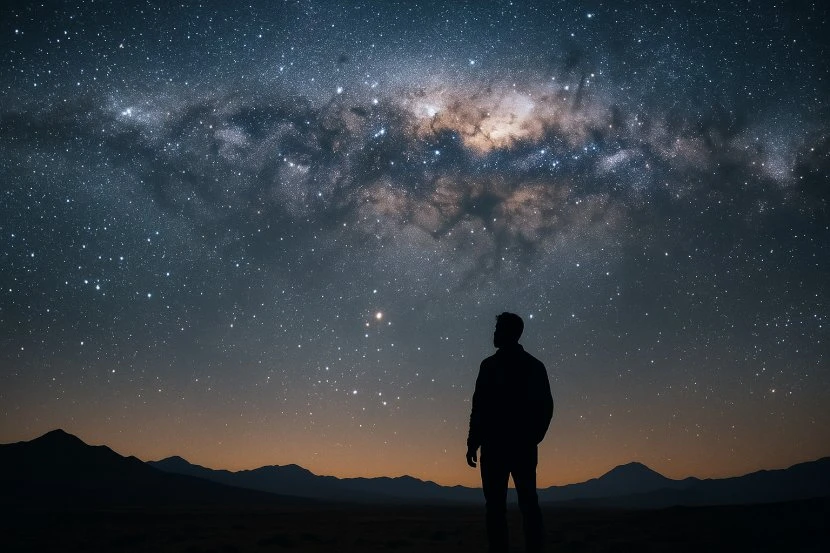
#> input picture video/art/stargazer/source.webp, 830 x 553 px
$ python pixelate.py art/stargazer/source.webp art/stargazer/source.webp 1.0
#> lines starting #> are read from the running program, lines starting #| are printed output that depends on the picture; after the words box and inside, x2 and y2 are one past the last pixel; in counts of white or black regions, pixels touching at a corner belong together
"""Turn a photo into clean pixel-art layers for animation.
usage: python3 pixelate.py source.webp outdir [man_center_x]
writes: sky.png (wide, palette-limited, stars removed), fg.png (crisp silhouette), stars.json (star positions to redraw and twinkle)"""
import sys, json, numpy as np, cv2
from PIL import Image
src, out = sys.argv[1], sys.argv[2]
im = np.array(Image.open(src).convert("RGB")); H, W = im.shape[:2]
#> further down, im is the input picture: shape (553, 830, 3); mean R, G, B 55.4, 62.4, 68.8
#> after `H, W = im.shape[:2]`: H = 553; W = 830
GH, GW = 480, 270; sc = GH / H
#> after `sc = GH / H`: sc = 0.868
cxm = float(sys.argv[3]) if len(sys.argv) > 3 else W / 2
#> cxm = 1
lum = im.astype(np.float32).mean(2)
# foreground = dark areas connected to the bottom edge: near (ground, person) and far (hazy mountains)
def bottom_connected(th):
#> called with th = 22
    d = (cv2.GaussianBlur(lum, (0, 0), 1.2) < th).astype(np.uint8)
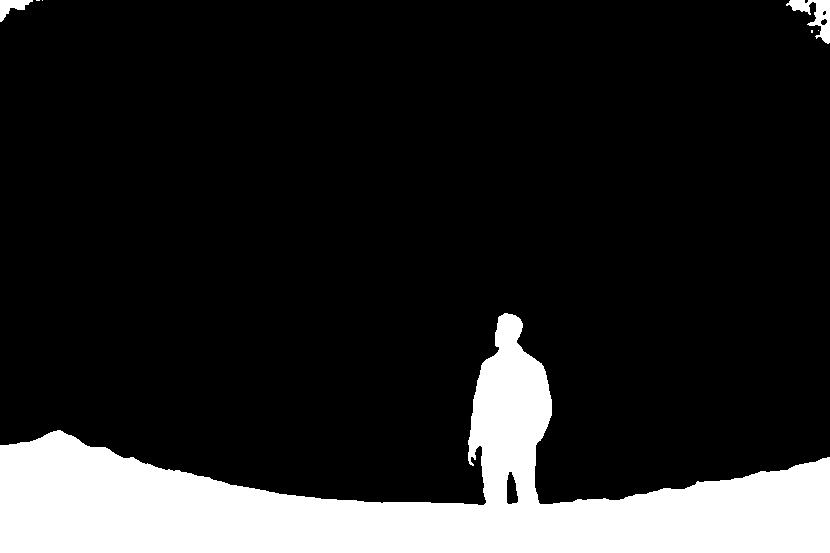
#> d: shape (553, 830); values 0 (black) and 1 (white), 15.3% white; 7 white regions (4 under 20 px), largest, box (x1, y1, x2, y2) and area: (0, 313, 830, 553) 69263, (786, 0, 830, 44) 766, (0, 0, 33, 22) 340
    n, lab = cv2.connectedComponents(d); keep = np.unique(lab[H - 2, :]); keep = keep[keep > 0]
#> after `n, lab = cv2.connectedComponents(d)`:
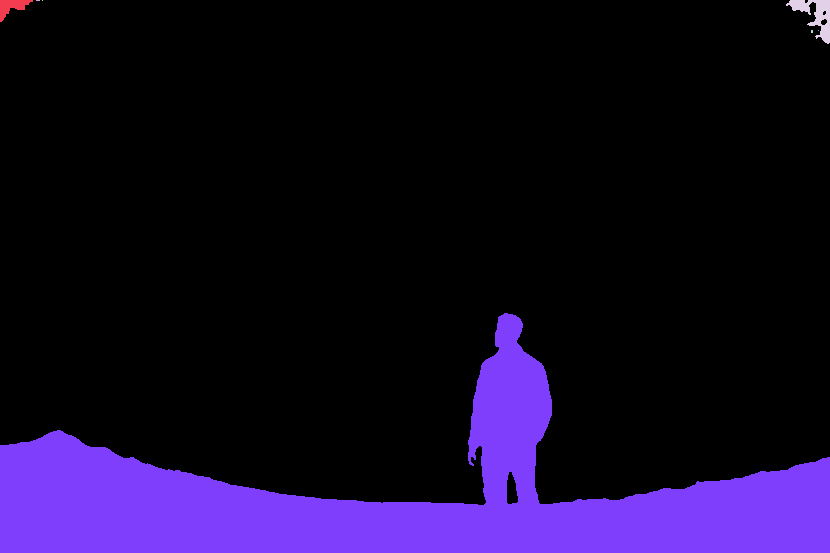
#> lab: shape (553, 830) int32; 8 distinct labels, from 0 to 7; one colour per label, 0 black
#> after `n, lab = cv2.connectedComponents(d)`: n = 8
#> after `keep = np.unique(lab[H - 2, :])`: keep = [7]
    return cv2.morphologyEx(np.isin(lab, keep).astype(np.uint8), cv2.MORPH_CLOSE, np.ones((5, 5), np.uint8))
#> returned value: shape (553, 830); values 0 (black) and 1 (white), 15.1% white; 1 white region, box (x1, y1, x2, y2) and area: (0, 313, 830, 553) 69324
near = bottom_connected(22); fg = bottom_connected(46); fg[: int(H * .6)] = near[: int(H * .6)]
#> call 2 of bottom_connected, with th = 46
#> in bottom_connected (call 2), `d = (cv2.GaussianBlur(lum, (0, 0), 1.2) < th).astype(np.uint8)`: d: shape (553, 830); values 0 (black) and 1 (white), 27.4% white; 60 white regions (44 under 20 px), largest, box (x1, y1, x2, y2) and area: (0, 312, 830, 553) 79612, (535, 0, 830, 139) 18608, (702, 135, 830, 323) 12200
#> in bottom_connected (call 2), `n, lab = cv2.connectedComponents(d)`:
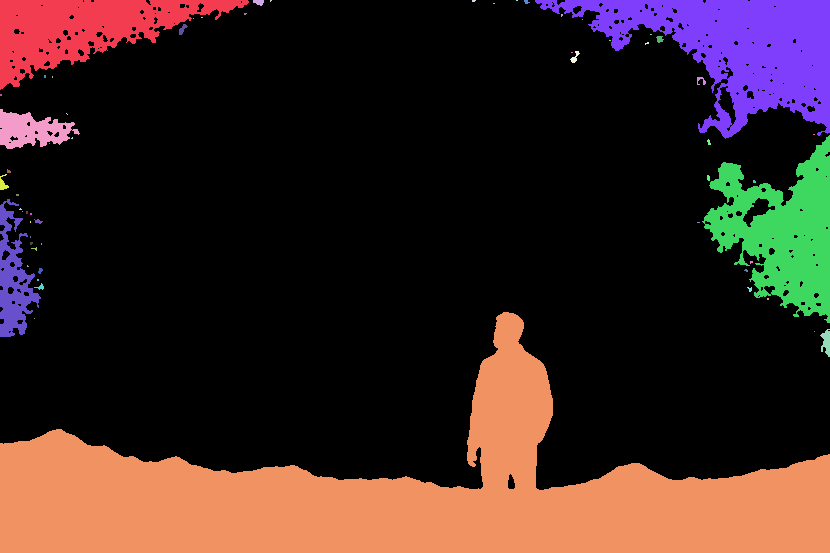
#> lab: shape (553, 830) int32; 61 distinct labels, from 0 to 60; one colour per label, 0 black
#> in bottom_connected (call 2), `n, lab = cv2.connectedComponents(d)`: n = 61
#> in bottom_connected (call 2), `keep = np.unique(lab[H - 2, :])`: keep = [57]
#> in bottom_connected (call 2), `return cv2.morphologyEx(np.isin(lab, keep).astype(np.uint8), cv2.MORPH..`: returned value: shape (553, 830); values 0 (black) and 1 (white), 17.4% white; 1 white region, box (x1, y1, x2, y2) and area: (0, 312, 830, 553) 79699
#> after `fg[:int(H * 0.6)] = near[:int(H * 0.6)]`: fg: shape (553, 830); values 0 (black) and 1 (white), 17.3% white; 1 white region, box (x1, y1, x2, y2) and area: (0, 313, 830, 553) 79629
# sky without the foreground and without stars
sky = cv2.inpaint(im, cv2.dilate(fg, np.ones((9, 9), np.uint8)), 7, cv2.INPAINT_TELEA)
smooth = cv2.medianBlur(sky, 5); smooth = cv2.bilateralFilter(smooth, 7, 40, 5)
# stars = bright points above the smooth sky
diff = sky.astype(np.float32).max(2) - smooth.astype(np.float32).max(2); diff[fg > 0] = 0
#> after `diff[fg > 0] = 0`: diff: shape (553, 830) float32; min -64, max 202, mean 1
peak = (diff == cv2.dilate(diff, np.ones((3, 3), np.float32))) & (diff > 26)
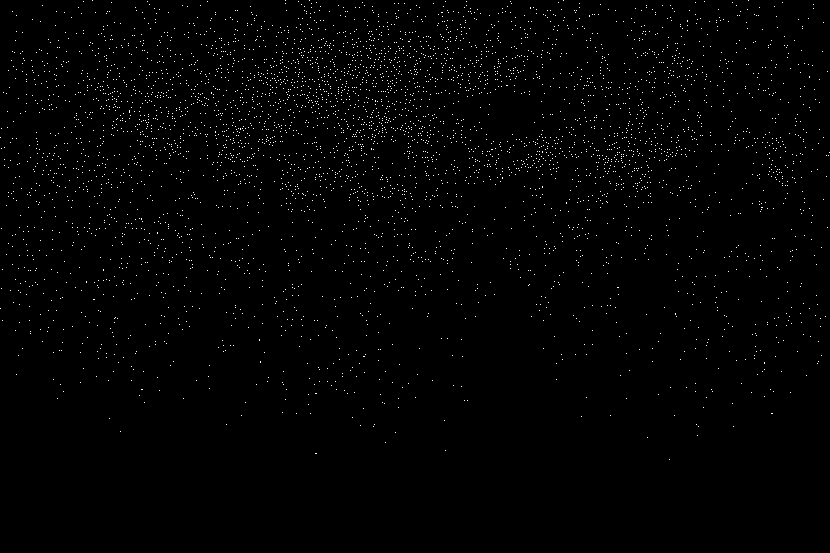
#> peak: shape (553, 830) bool; 1.1% white in thin lines or dots, all inside (x1, y1, x2, y2) = (0, 0, 830, 460)
ys, xs = np.nonzero(peak); order = np.argsort(-diff[ys, xs])[:2600]
#> after `ys, xs = np.nonzero(peak)`: ys = 4895 values from 0 to 459; xs = 4895 values, max 829 at index 2918, min 0 at index 2538, mean 388.8
#> after `order = np.argsort(-diff[ys, xs])[:2600]`: order = 2600 values, max 4891 at index 2256, min 0 at index 356, mean 2499.1
stars = [[round(float(xs[i] * sc), 1), round(float(ys[i] * sc), 1), round(float(min(1, diff[ys[i], xs[i]] / 150)), 2), [int(v) for v in sky[ys[i], xs[i]]]] for i in order]
#> stars = 2600 items
# pixel grid + limited palette with ordered dithering
small = cv2.resize(smooth, (round(W * sc), GH), interpolation=cv2.INTER_AREA).astype(np.float32)
hsv = cv2.cvtColor(np.clip(small, 0, 255).astype(np.uint8), cv2.COLOR_RGB2HSV).astype(np.float32)
hsv[..., 1] = np.clip(hsv[..., 1] * 1.55 + 8, 0, 255)                 # richer colour
v = hsv[..., 2] / 255; hsv[..., 2] = np.clip((v ** 1.0) * 1.2 - .06, 0, 1) * 255   # deeper darks, brighter core
#> after `v = hsv[..., 2] / 255`:
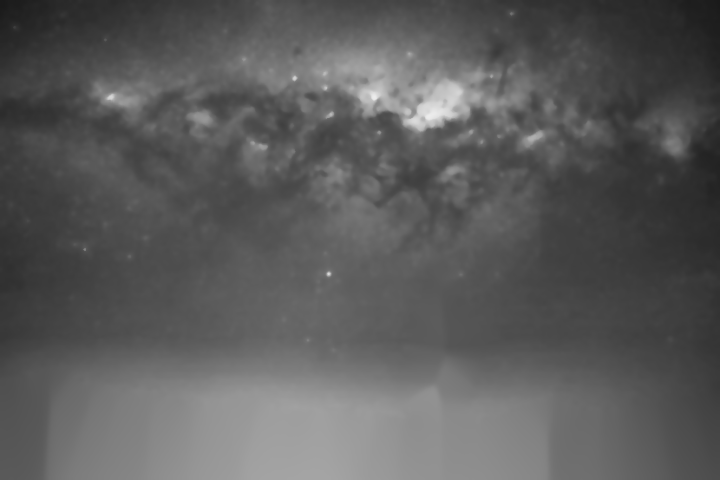
#> v: shape (480, 720) float32; min 0.102, max 0.925, mean 0.357
small = cv2.cvtColor(hsv.astype(np.uint8), cv2.COLOR_HSV2RGB).astype(np.float32)
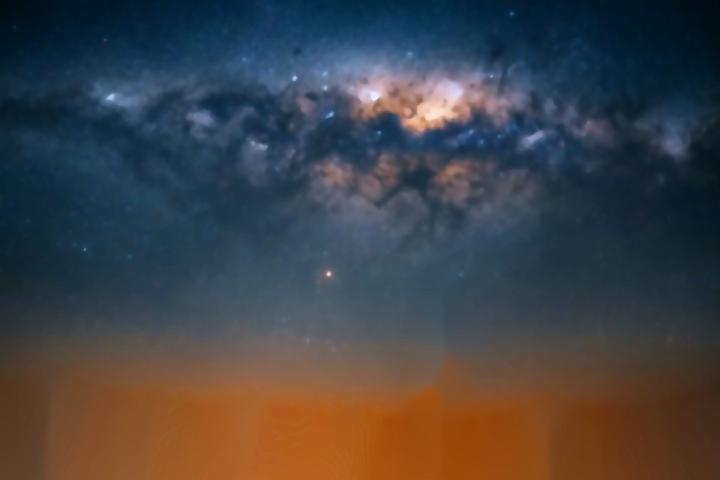
#> small: shape (480, 720, 3) float32; mean R, G, B 66.4, 66.6, 69.2
# limited palette (k-means) with gentle ordered dithering
crit = (cv2.TERM_CRITERIA_EPS + cv2.TERM_CRITERIA_MAX_ITER, 40, .5)
_, _, cen = cv2.kmeans(small.reshape(-1, 3), 28, None, crit, 4, cv2.KMEANS_PP_CENTERS)
#> cen = 28 rows, first 8: [48.79, 79.87, 112.3], [95.57, 82.54, 75.55], [182, 152.8, 158.4], [9.53, 42.57, 66.6], [73.47, 48.54, 30.48], [140.7, 83.67, 41.26], [38.47, 60.54, 78.9], [170.1, 93.99, 35.69]
b = np.array([[0, 8, 2, 10], [12, 4, 14, 6], [3, 11, 1, 9], [15, 7, 13, 5]], np.float32) / 16 - .47
d = small + np.tile(b, (GH // 4 + 1, small.shape[1] // 4 + 1))[:GH, :small.shape[1], None] * 9
#> d: shape (480, 720, 3) float32
idx = ((d[:, :, None, :] - cen[None, None]) ** 2).sum(3).argmin(2)
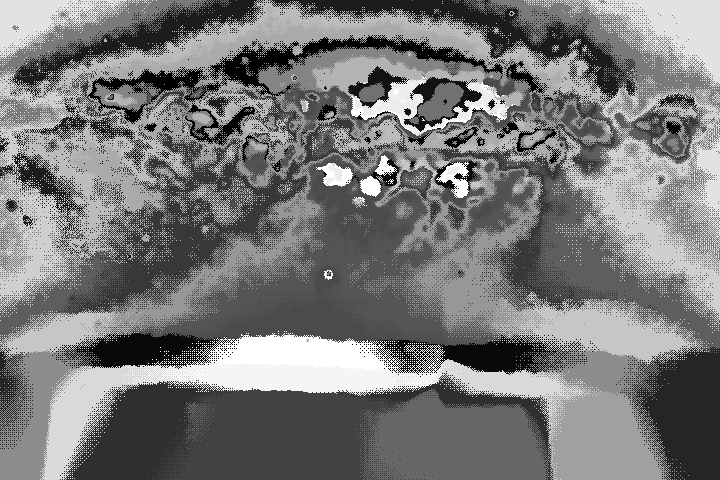
#> idx: shape (480, 720) int64; min 0, max 27, mean 12.9; drawn with min black and max white
pal = Image.fromarray(cen[idx].clip(0, 255).astype(np.uint8))
pal.save(f"{out}/sky.png")
x0 = int(round(cxm - (GW / sc) / 2)); cw = int(round(GW / sc))
#> after `x0 = int(round(cxm - GW / sc / 2))`: x0 = -155
#> after `cw = int(round(GW / sc))`: cw = 311
#> (the run stopped early here; a loop or call above may not have finished)
